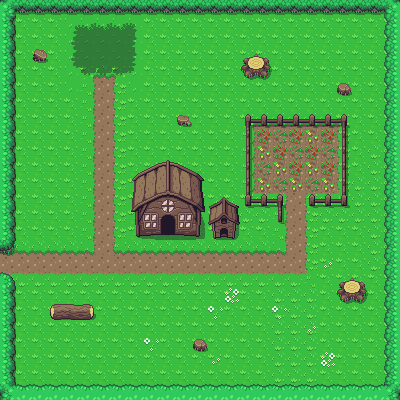

The image is a tile-based game level rendered from a .tmx file. Its description and complete source (layers, tilesets, objects, tile grids) follow:
An orthogonal 25x25 tile map with 16x16 px tiles, 2 tile layers (Ground, Collisions), 2 tilesets and 16 objects.

<map version="1.5" tiledversion="1.5.0" orientation="orthogonal" renderorder="left-down" width="25" height="25" tilewidth="16" tileheight="16" infinite="0" nextlayerid="5" nextobjectid="38">
 <tileset firstgid="1" source="../Tile Pallettes/overworld.tsx" />
 <tileset firstgid="1441" source="../Tile Pallettes/cave.tsx" />
 <layer id="1" name="Ground" width="25" height="25">
  <data encoding="csv">
368,368,368,368,368,406,406,406,368,368,368,368,368,368,368,368,368,368,368,368,368,368,368,368,368,
368,368,368,368,406,406,406,406,406,368,368,368,368,368,368,368,368,368,368,368,368,368,368,368,368,
368,368,368,368,406,406,406,406,406,368,368,368,368,368,368,368,368,368,368,368,368,368,368,368,368,
368,368,368,368,406,406,406,406,406,368,368,368,368,368,368,368,368,368,368,368,368,368,368,368,368,
368,368,368,368,406,1161,1162,1163,406,368,368,368,368,368,368,368,368,368,368,368,368,368,368,368,368,
368,368,368,368,406,1201,1202,1203,406,368,368,368,368,368,368,368,368,368,368,368,368,368,368,368,368,
368,368,368,368,368,1201,1202,1203,368,368,368,368,368,368,368,368,368,368,368,368,368,368,368,368,368,
368,368,368,368,368,1201,1202,1203,368,368,368,368,368,368,368,1161,1162,1162,1162,1162,1162,1163,368,368,368,
368,368,368,368,368,1201,1202,1203,368,368,368,368,368,368,368,1201,1202,1202,1202,1202,1202,1203,368,368,368,
368,368,368,368,368,1201,1202,1203,368,368,368,368,368,368,368,1201,1202,1202,1202,1202,1202,1203,368,366,366,
368,368,368,368,368,1201,1202,1203,368,368,368,368,368,368,368,1201,1202,1202,1202,1202,1202,1203,368,366,366,
368,368,368,368,368,1201,1202,1203,368,368,368,368,368,368,368,1201,1202,1202,1202,1202,1202,1203,366,366,366,
368,368,368,368,368,1201,1202,1203,368,368,368,368,368,368,368,1241,1242,1282,1202,1281,1242,1243,366,366,366,
368,368,368,368,368,1201,1202,1203,368,368,368,368,368,368,368,366,366,1201,1202,1203,366,366,366,366,366,
368,368,368,368,368,1201,1202,1203,368,368,368,368,368,368,368,368,368,1201,1202,1203,368,368,368,366,366,
1162,1162,1162,1162,1162,1322,1202,1321,1162,1162,1162,1162,1162,1162,1162,1162,1162,1322,1202,1203,368,368,368,366,366,
1202,1202,1202,1202,1202,1202,1202,1202,1202,1202,1202,1202,1202,1202,1202,1202,1202,1202,1202,1203,368,368,368,366,366,
1242,1242,1242,1242,1242,1242,1242,1242,1242,1242,1242,1242,1242,1242,1242,1242,1242,1242,1242,1243,368,368,368,368,368,
368,368,368,368,368,368,368,368,368,368,368,368,368,368,368,368,368,366,366,366,368,368,368,368,368,
368,368,368,368,368,368,368,368,368,368,368,368,368,368,368,368,368,366,366,366,368,368,368,368,368,
368,368,368,368,368,368,368,368,368,368,368,368,368,368,368,368,368,366,366,366,368,368,368,368,368,
368,368,368,368,368,368,368,368,368,368,368,368,368,368,368,368,368,366,366,366,368,368,368,368,368,
368,368,368,368,368,368,368,368,368,368,368,368,368,368,368,368,368,366,366,366,368,368,368,368,368,
368,368,368,368,368,368,368,368,368,368,368,368,368,368,368,368,368,366,366,366,368,368,368,368,368,
368,368,368,368,368,368,368,368,368,368,368,368,368,368,368,368,366,366,366,366,368,368,368,368,368
</data>
 </layer>
 <layer id="2" name="Collisions" width="25" height="25">
  <data encoding="csv">
648,766,766,766,766,766,766,766,766,766,766,766,766,766,766,766,766,766,766,766,766,766,766,766,688,
728,0,0,0,700,701,701,701,702,0,0,0,0,0,0,0,0,0,0,0,0,0,0,0,727,
728,0,0,0,740,741,741,741,742,0,0,0,0,0,0,0,0,0,0,0,0,0,0,0,727,
728,0,208,0,740,741,741,741,742,0,0,0,0,0,0,152,153,0,0,0,0,0,0,0,727,
728,0,0,0,780,781,781,781,782,0,0,0,0,0,0,192,193,0,0,0,0,0,0,0,727,
728,0,0,0,0,0,0,0,0,0,0,0,0,0,0,0,0,0,0,0,0,209,0,0,727,
728,0,0,0,0,0,0,0,0,0,0,0,0,0,0,0,0,0,0,0,0,0,0,0,727,
728,0,0,0,0,0,0,0,0,0,0,210,0,0,0,683,685,685,685,685,685,684,0,0,727,
728,0,0,0,0,0,0,0,0,0,0,0,0,0,0,725,1401,1361,1401,1362,1401,725,0,0,727,
728,0,0,0,0,0,0,0,0,0,0,0,0,0,0,725,1362,1401,1361,1401,1361,725,0,0,727,
728,0,0,0,0,0,0,0,7,8,9,10,11,0,0,725,1361,1362,1401,1362,1401,725,0,0,727,
728,0,0,0,0,0,0,0,47,48,49,50,51,0,0,725,1362,1361,1362,1361,1362,725,0,0,727,
728,0,0,0,0,0,0,0,87,88,89,90,91,214,215,723,685,684,0,761,685,724,0,0,727,
728,0,0,0,0,0,0,0,127,128,129,130,131,254,255,0,0,721,0,0,0,0,0,0,727,
728,0,0,0,0,0,0,0,167,168,169,170,171,294,295,0,0,0,0,0,0,0,0,0,727,
687,0,0,0,0,0,0,0,0,0,0,0,0,0,0,0,0,0,0,0,0,0,0,0,727,
0,0,0,0,0,0,0,0,0,0,0,0,0,0,0,0,0,0,0,0,483,0,0,0,727,
647,0,0,0,0,0,0,0,0,0,0,0,0,0,0,0,0,0,0,0,0,152,153,0,727,
728,0,0,0,0,0,0,0,0,0,0,0,0,0,444,0,0,0,0,0,0,192,193,0,727,
728,0,0,204,205,206,0,0,0,0,0,0,0,484,0,0,0,484,0,0,0,0,0,0,727,
728,0,0,0,0,0,0,0,0,0,0,0,0,0,0,0,0,0,0,483,0,0,0,0,727,
728,0,0,0,0,0,0,0,0,484,0,0,209,0,0,0,0,0,0,0,0,0,0,0,727,
728,0,0,0,0,0,0,0,0,0,0,0,0,483,0,0,0,0,0,0,444,0,0,0,727,
728,0,0,0,0,0,0,0,0,0,0,0,0,0,0,0,0,0,0,0,0,0,0,0,727,
688,726,726,726,726,726,726,726,726,726,726,726,726,726,726,726,726,726,726,726,726,726,726,726,648
</data>
 </layer>
 <objectgroup id="3" name="CollisionMask">
  <object id="3" x="386" y="-2" width="13" height="400" />
  <object id="6" x="1" y="385" width="398" height="13" />
  <object id="7" x="1" y="273" width="14" height="122" />
  <object id="8" x="1" y="0" width="15" height="251" />
  <object id="11" x="241" y="55.25" width="31" height="24">
   <ellipse />
  </object>
  <object id="12" x="337" y="85" width="14" height="10">
   <ellipse />
  </object>
  <object id="13" x="336" y="278" width="32" height="23">
   <ellipse />
  </object>
  <object id="14" x="193" y="338" width="13" height="14">
   <ellipse />
  </object>
  <object id="15" x="48" y="304" width="46" height="15" />
  <object id="17" x="178" y="115" width="14" height="11">
   <ellipse />
  </object>
  <object id="18" x="33" y="50" width="14" height="12">
   <ellipse />
  </object>
  <object id="22" x="136.182" y="236">
   <polygon points="0,0 24.7273,-1.09091 24.9091,-4.90909 38.5455,-5.09091 38.5455,-0.909091 63.6364,0.909091 68.5455,-24.5455 67.6364,-56.5455 59.4545,-64.5455 31.4545,-76.7273 2.36364,-63.2727 -4.18182,-56.5455 -4.61364,-49.3182 -5.09091,-24.5455 -3.84091,-18.6136" />
  </object>
  <object id="23" x="208.727" y="206.364">
   <polygon points="0,0 14.9091,-9.63636 30.3636,0 30.5455,17.6364 29.5227,21.4091 26.1818,32.3636 3.81818,32.3636 3.09091,18.7273 -0.727273,17.4545" />
  </object>
  <object id="27" x="1.667" y="-1.33333" width="397" height="14.4167" />
  <object id="35" x="243.25" y="112.75">
   <polygon points="0,0 105.75,-0.5 106.5,94.5 64.25,94.25 65,79.25 40,79.75 39.75,109.75 33.75,110 33.25,93 -0.25,94.25" />
  </object>
  <object id="36" x="0.125" y="246.625" width="1.75" height="35.625" />
 </objectgroup>
</map>
